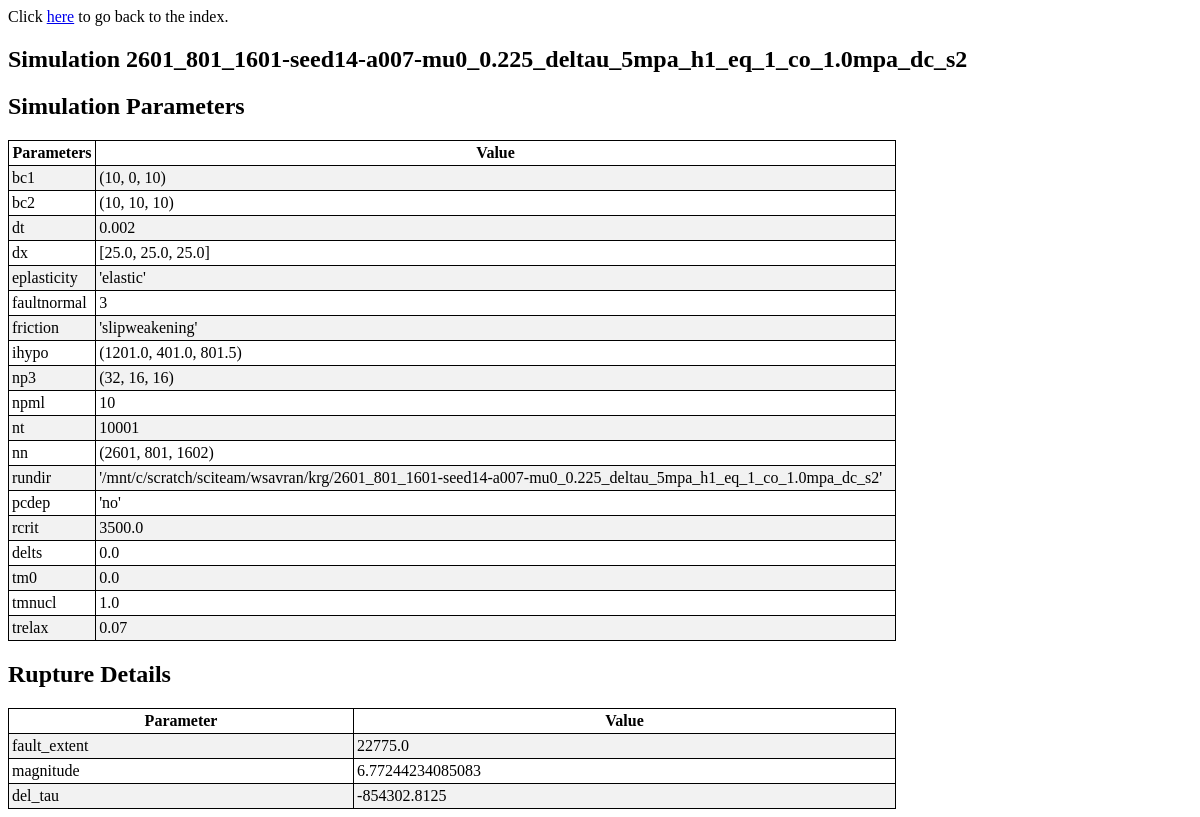
/models/4/, run on the app's committed database.
### visualize/models.py (models this page shows, shortened)
class Simulation( models.Model ):
    user = models.CharField(max_length=200, blank=True)
    name = models.CharField(max_length=200, default='', null=True, blank=True, unique=True)
    upload_date = models.DateTimeField('upload date', blank=True, null=True)
    comments = models.TextField(default='', blank=True)

class Parameters( models.Model ):
    bc1 = models.TextField()
    bc2 = models.TextField()
    delts = models.TextField()
    dt = models.TextField()
    dx = models.TextField()
    eplasticity = models.TextField()
    faultnormal = models.TextField()
    friction = models.TextField()
    ihypo = models.TextField()
    np3 = models.TextField()
    npml = models.TextField()
    nt = models.TextField()
    nn = models.TextField()
    rundir = models.TextField()
    pcdep = models.TextField(null=True, blank=True)
    rcrit = models.TextField(null=True, blank=True)
    delts = models.TextField(null=True, blank=True)
    tm0 = models.TextField(null=True, blank=True)
    tmnucl = models.TextField(null=True, blank=True)
    trelax = models.TextField(null=True, blank=True)
    simulation = models.OneToOneField( Simulation, on_delete=models.CASCADE,
                            primary_key = True )
    def get_fields(self):
        ignore = ['simulation']
        fields = [(field.name, field.value_to_string(self)) for field in Parameters._meta.fields if field.name not in ignore and field.value_to_string(self)]
        return fields

### visualize/views.py (the view)
# urls.py: url(r'^(?P<simulation_id>[0-9]+)/$', views.detail, name='detail'),
def detail(request, simulation_id):
    simulation = get_object_or_404(Simulation, pk=simulation_id)
    parameters = _get_or_none(Parameters, simulation=simulation)
    rupture = _get_or_none(Rupture_Parameters, simulation=simulation)
    one_point = _get_or_none(OnePoint, simulation=simulation)
    context = {'par': parameters, 'sim': simulation, 'rup': rupture, 'one_point': one_point}
    return render(request, 'visualize/detail.html', context)

### visualize/models.py (called while the page is built)
    def get_fields(self):
        ignore = ['simulation']
        fields = [(field.name, field.value_to_string(self)) for field in Rupture_Parameters._meta.fields if field.name not in ignore and field.value_to_string(self)]
        return fields

### visualize/views.py (called while the page is built)
def _get_or_none( model_class, **kwargs ):
    from django.core.exceptions import ObjectDoesNotExist
    try:
        query = model_class.objects.get( **kwargs )
    except ObjectDoesNotExist:
        query = None
    return query

### visualize/templates/visualize/detail.html (shortened to what this page needs)
<!DOCTYPE html>
<html>
<head>
{% load staticfiles %}
<link rel="stylesheet" type="text/css" href="{% static 'visualize/detail.css' %}" />
</head>
<body>
Click <a href="{% url 'visualize:index' %}">here</a> to go back to the index.
<h2>Simulation {{sim.name}} </h2>
{% if par %}
<h2>Simulation Parameters</h2>
<table>
<tr>
	<th>Parameters</th>
	<th>Value</th>
</tr>
{% for name, value in par.get_fields %}
<tr>
    <td>{{ name }}</td>
    <td>{{ value }}</td>
</tr>
{% endfor %}
</table>
{% endif %}
{% if rup %}
<h2>Rupture Details</h2>
<table>
<tr>
	<th>Parameter</th>
	<th>Value</th>
</tr>
{% for name, value in rup.get_fields %}
<tr>
	<td>{{ name }}</td>
	<td>{{ value }}</td>
</tr>
{% endfor %}
</table>
{% endif %}
</body>
</html>

### visualize/static/visualize/detail.css (style rules this page uses)
table { border-collapse: collapse; width: 75% }
table, th, td { border: 1px solid black; padding: 3px; }
tr:nth-child(even) { background-color: #f2f2f2; }

### data on the page
Simulation: name "2601_801_1601-seed14-a007-mu0_0.225_deltau_5mpa_h1_eq_1_co_1.0mpa_dc_s2"
Parameters: get_fields "(10, 0, 10)" "(10, 10, 10)" "0.002" "[25.0, 25.0, 25.0]" "'elastic'" "'slipweakening'" "(1201.0, 401.0, 801.5)" "(32, 16, 16)" "10" "10001" "(2601, 801, 1602)" "'/mnt/c/scratch/sciteam/wsavran/krg/2601_801_1601-seed14-a007-mu0_0.225_deltau_5mpa_h1_eq_1_co_1.0mpa_dc_s2'" "'no'" "3500.0" "0.0" "0.0" "1.0" "0.07"

### other printed values
{{ name }} "bc1" "bc2" "dt" "dx" "eplasticity" "faultnormal" "friction" "ihypo" "np3" "npml" "nt" "nn" "rundir" "pcdep" "rcrit" "delts" "tm0" "tmnucl" "trelax"
{{ value }} "3"
{{ name }} "fault_extent" "magnitude" "del_tau"
{{ value }} "22775.0" "6.77244234085083" "-854302.8125"
